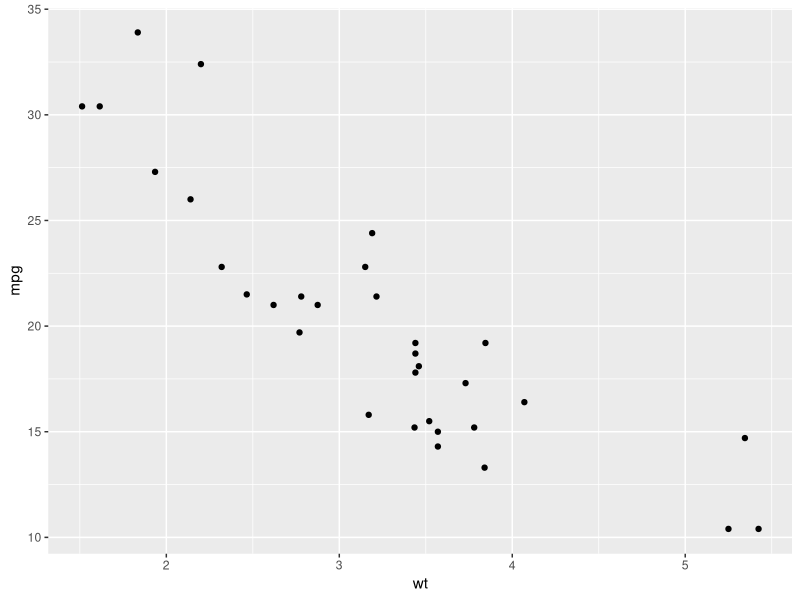
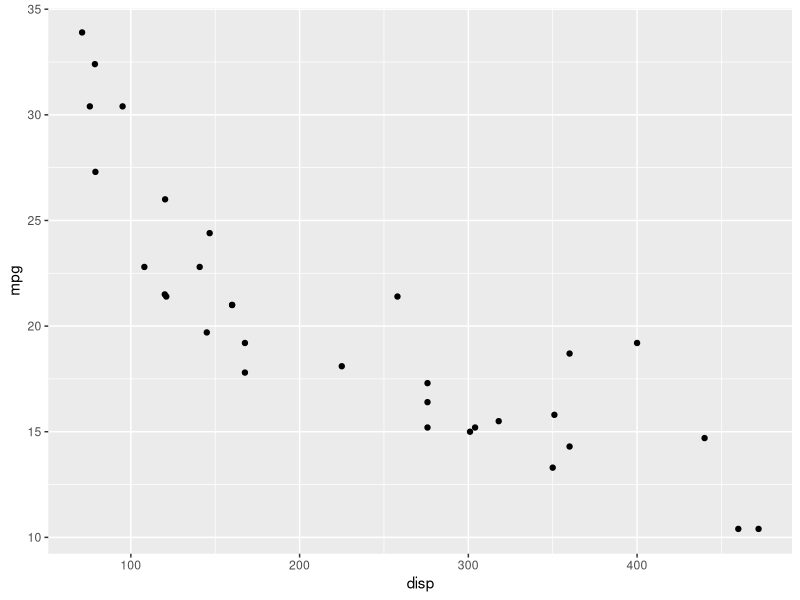
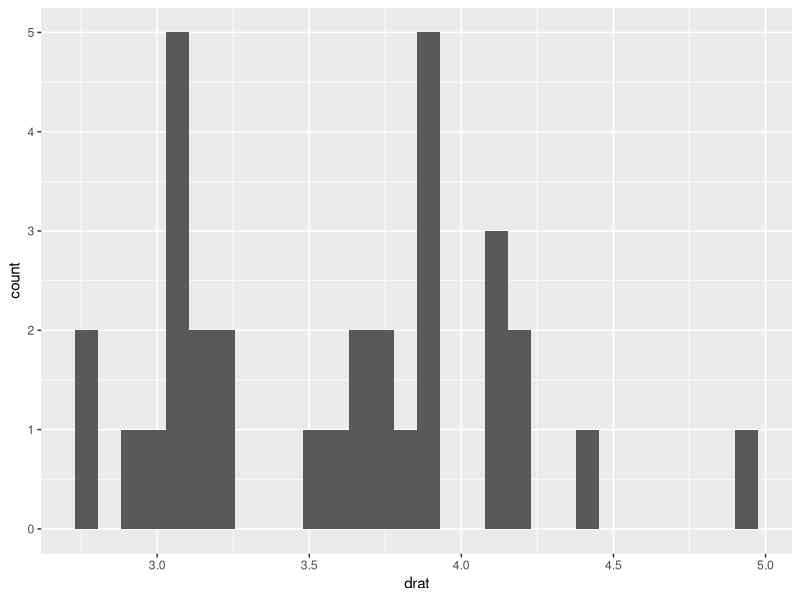
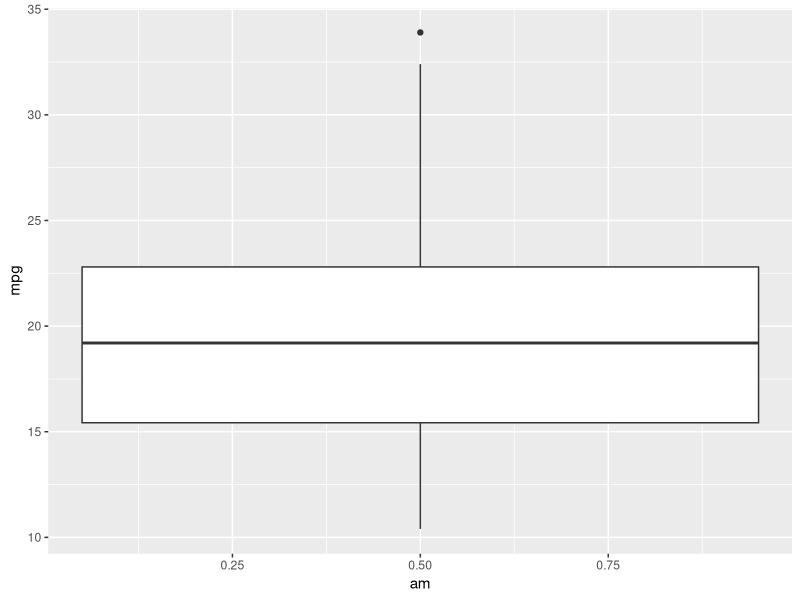
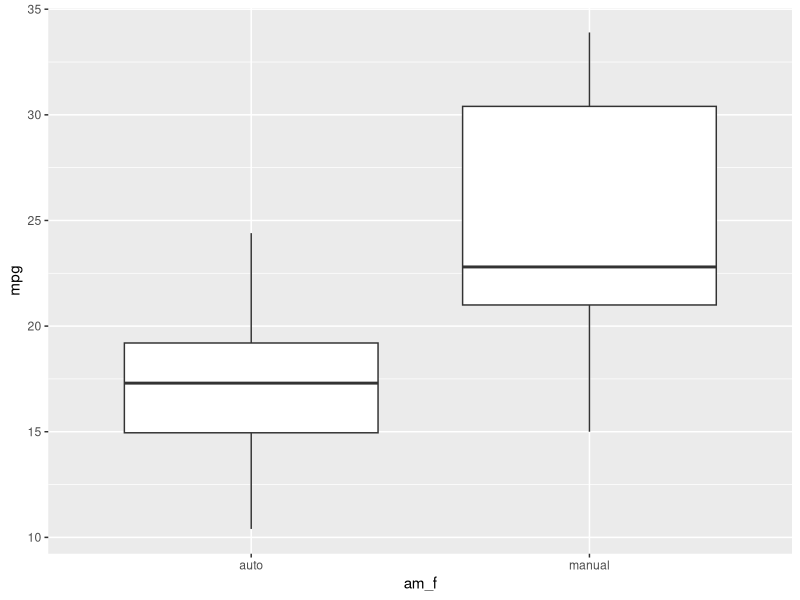

Source code (R) for these figures, in order:
## ---- chunk 1
#| label: extra credit answer

0.1 + 0.1 + 0.1 - 0.3
0.3 - 0.1 - 0.1 - 0.1 # a variation

# run this if you want to avoid scientific notation
options(scipen = 999)
## ---- chunk 2
#| label: load packages

# install.packages("tidyverse")
library(tidyverse)
## ---- chunk 3
#| label: Base R example

mtcars[mtcars$cyl == 6 & mtcars$mpg > 20, c("mpg", "hp")]
## ---- chunk 4
#| label: tidyverse example

mtcars %>%
  filter(cyl == 6, mpg > 20) |> # reminder that %>% is the same thing
  select(mpg, hp)
## ---- chunk 5
#| label: load data

data(mtcars) # reads in the data & adds it to your environment as a dataframe
mtcars

mtcars <- mtcars |> 
  rownames_to_column("model")

View(mtcars)
head(mtcars, 10) # preview first few lines, can designate how many
summary(mtcars)
?mtcars # opens help info

tail(mtcars)
## ---- chunk 6
#| label: mean mpg

mean(mtcars) # WRONG
mean(mpg) # WRONG AGAIN

# you need to select the specific variable
mean(mtcars$mpg) # the $ lets you select a variable/column within df

## ---- chunk 7
#| label: mean qsec

mean(mtcars$qsec)

## ---- chunk 8
#| label: median

median(mtcars$mpg) # see how easy? :)

## ---- chunk 9
#| label: scatter plot

# this is a scatterplot of mpg by wt
# borrow code from last class!

ggplot(data = mtcars, aes(x = wt, y = mpg)) +
  geom_point()


## ---- chunk 10
#| label: exit tickets

# scatter plot
ggplot(data = mtcars, aes(x = disp, y = mpg)) +
  geom_point()

# histogram
ggplot(data = mtcars, aes(x = drat)) + # x only, no y because y is automatically "count"
  geom_histogram()

# make a boxplot
ggplot(data = mtcars, aes(x = am, y = mpg)) +
  geom_boxplot()

# am is currently numeric--not so helpful for our boxplot
# needs to be factor because it's a categorical variable
# convert am to factor by creating new am_f variable
mtcars <- mtcars |> 
  mutate(am_f = factor(am, labels = c("auto", "manual")))

class(mtcars$am_f) # check the class of our new variable

ggplot(data = mtcars, aes(x = am_f, y = mpg)) +
  geom_boxplot()

# looks much better now!
